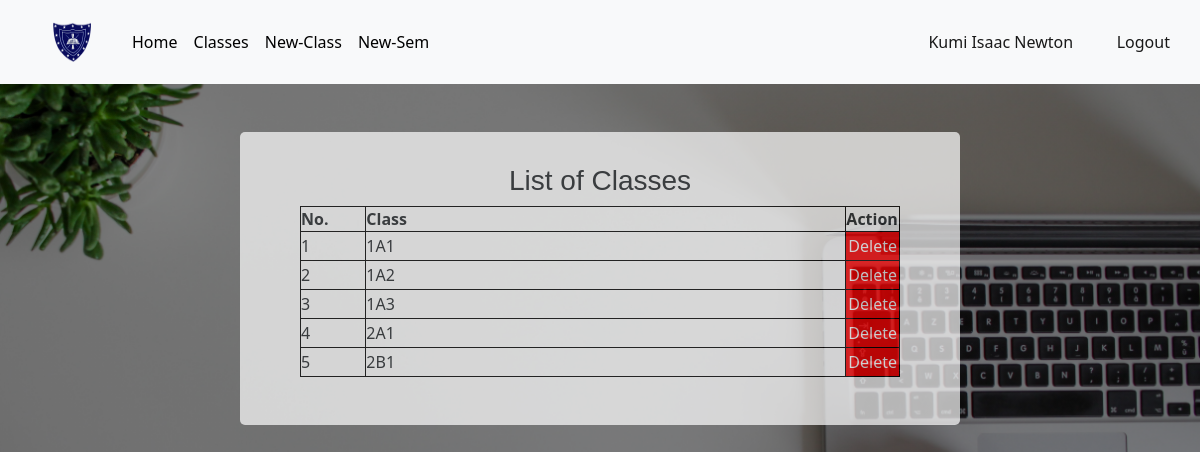
Page /accountant_dashboard/student_classes/ (signed in) on the committed database.
### app.py (models this page shows, shortened)
class User(db.Model, UserMixin):
	id = db.Column(db.Integer, primary_key=True)
	date = db.Column(db.DateTime, default = datetime.utcnow())
	username = db.Column(db.String(80), nullable=False)
	email = db.Column(db.String(120), unique=True, nullable=False)
	password = db.Column(db.String(120), nullable=False)
	is_admin = db.Column(db.Boolean,  default=False)
	function = db.Column(db.String(120))
	approval = db.Column(db.Boolean, default=False)

class Classes(db.Model):
	id = db.Column(db.Integer, primary_key=True)
	date = db.Column(db.DateTime, default = datetime.utcnow())
	class1 = db.Column(db.String(10), unique=True, nullable=False)
	account = db.Column(db.String(120), nullable=False)

### app.py (the view)
@app.route("/accountant_dashboard/student_classes/", methods=['POST', 'GET'])
@login_required
def student_classes():
	if account_access():
		newclass = NewClassForm()
		if newclass.validate_on_submit():
			cls1 = Classes(account=current_user.username,class1=newclass.data.get('newclass'))
			db.session.add(cls1)
			db.session.commit()
			flash(f"Class {newclass.data.get('newclass')} added class lists", "success")
		classes = Classes.query.all()
		return render_template("students_classes.html", newclass=newclass, classes=classes)
	else:
		abort(404)

### app.py (shortened to what this page needs)
class NewClassForm(FlaskForm):
	newclass = StringField("Class Name", validators=[DataRequired(), Length(max	= 5)])
	submit = SubmitField("create")

### app.py (called while the page is built)
def account_access():
	if not current_user.approval:
		return False
	if current_user.function == 'Accountant':
		return True
	if current_user.function == 'Clerk':
		return False

@login_manager.user_loader
def load_user(user_id):
	return User.query.get(int(user_id))

### templates/students_classes.html (shortened to what this page needs)
{% extends "bootstrap.html" %}
{% block content %}
<!DOCTYPE html>
<html>
<head>
</head>
<body>
<header>
			<nav class="navbar navbar-expand-lg navbar-light bg-light">
			     <a class="navbar-brand kpa" href="#"><img src="{{url_for('static', filename='images/kpasec.png')}}"></a>
			    <div class="collapse navbar-collapse" id="navbarText">
			      <ul class="navbar-nav me-auto mb-2 mb-lg-0">
			        <li class="nav-item">
			          <a class="nav-link active " aria-current="page" href="{{url_for('accountant_dashboard')}}"id="nav1" style="color:black;">Home</a>
			        </li>
			        <li class="nav-item d-flex">
			          <a class="nav-link" href="#" id="lis">Classes</a>
			        </li>
			        <li class="nav-item">
			          <a class="nav-link " href="#" id="new-class">New-Class</a>
			        </li>
			        <li class="nav-item">
			          <a class="nav-link " href="{{url_for('begin_sem')}}" id="new-sem">New-Sem</a>
			        </li>
			      </ul>
			      <span class="navbar-text" >
			      	<a href="{{url_for('account')}}" class="nn">{{current_user.username}}</a>
			      	<a href="{{url_for('logout')}}" class="n">Logout</a>
			      </span>
			    </div>
		 </nav>
	</header>
   <center>
   	<div class="ttable" id="cont1">
   		<h3 class="topp" style="padding-top:4vh;font-family: sans-serif;">List of Classes </h3>
   		<table >
   			<tr>
   				<th>No.</th>
   				<th>Class</th>
   				<th class="act">Action</th>
   			</tr>
   			{% for cls in classes %}
   			<tr>
   				<td>{{loop.index}}</td>
   				<td class="fom">{{cls.class1}}</td>
   				<td class="act">
   					<a href="{{url_for('delete_class', id = cls.id)}}">
   						<input type="submit" name="" value="Delete">
   					</a>
   				</td>
   			</tr>
   			{% endfor %}
   		</table><br><br>
   	</div><br>
</center>
</body>
</html>
{% endblock %}

### rows in the picture
User: username "Kumi Isaac Newton"
Classes: class1 "1A1"
Classes: class1 "1A2"
Classes: class1 "1A3"
Classes: class1 "2A1"
Classes: class1 "2B1"
